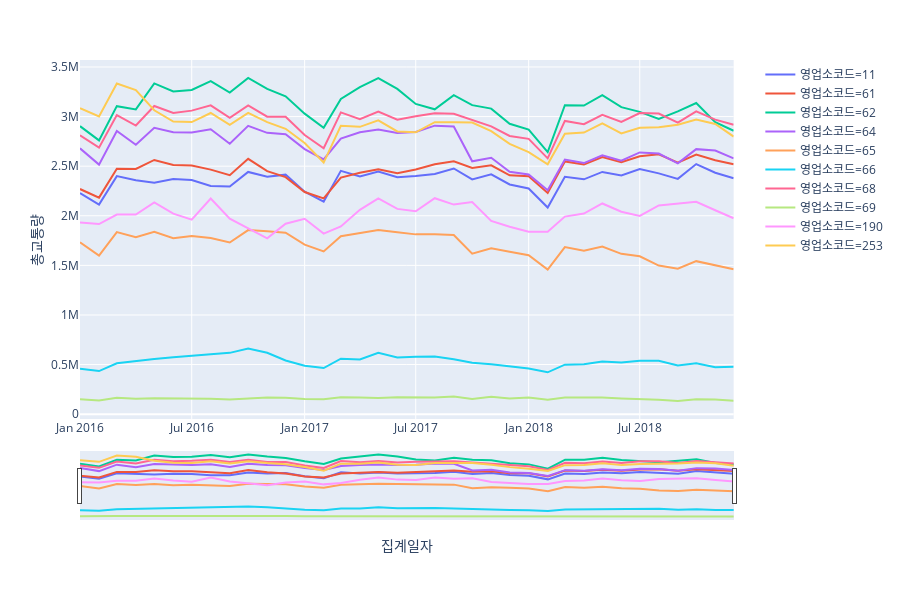

Notebook code cell kept with this figure:
### Code cell
fig = px.line(data_to_seoul_sum,
       x = '집계일자', y='총교통량', color = '영업소코드')
fig.update_layout(xaxis_rangeslider_visible=True)
